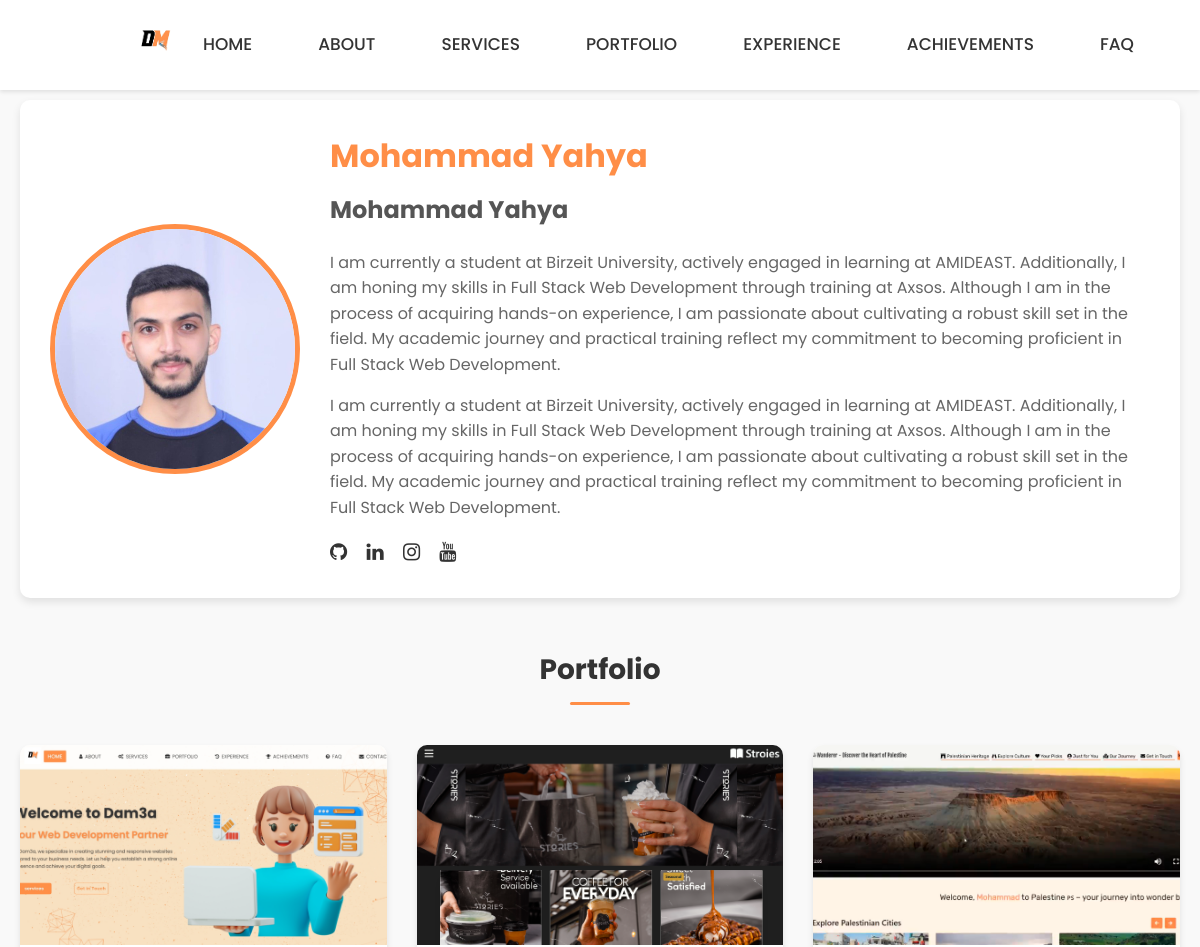
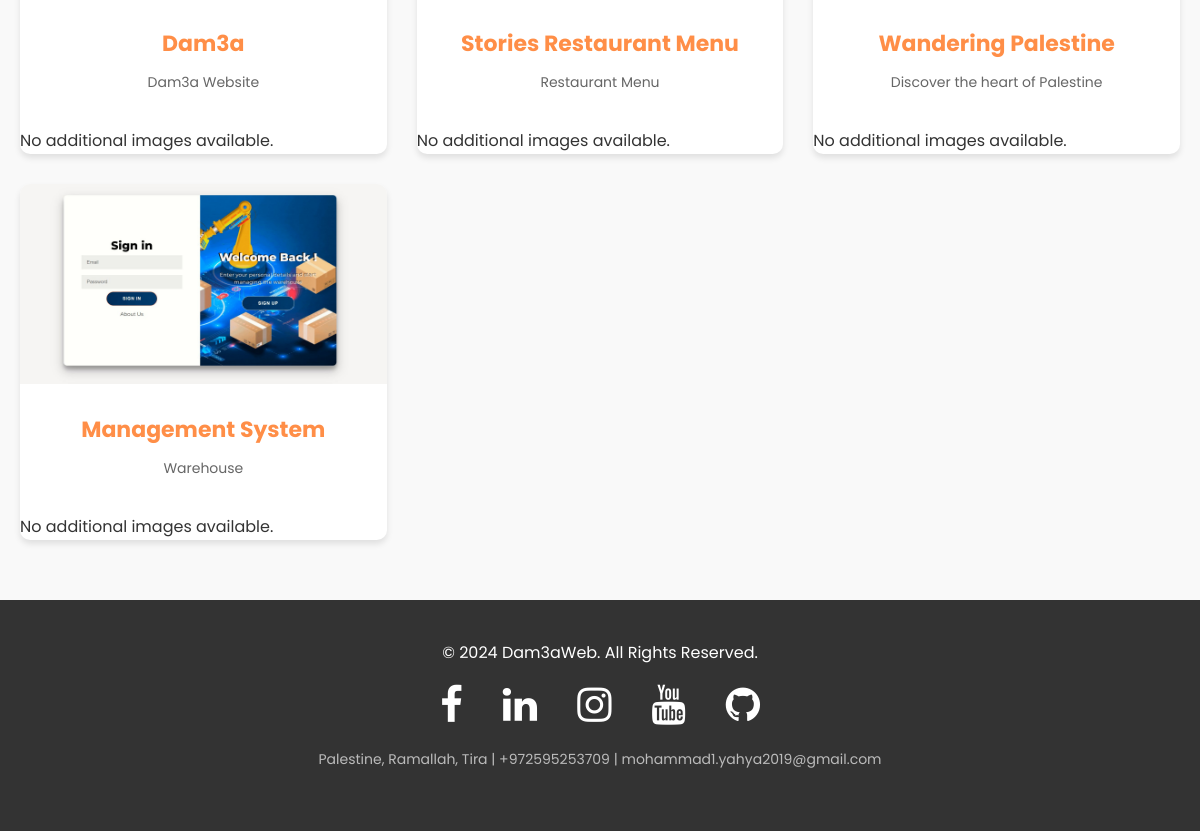
Screenshot of /team-member/15/ with the database file from the repository (2 pictures, top to bottom).
### main/models.py (models this page shows, shortened)
class TeamMember(models.Model):
    name_en = models.CharField(max_length=100)
    name_ar = models.CharField(max_length=100)
    image = models.ImageField(upload_to='team/')
    education_en = models.CharField(max_length=255, blank=True, null=True)
    short_desc_en = models.TextField(blank=True, null=True)
    bio_en = models.TextField(blank=True, null=True)
    bio_ar = models.TextField(blank=True, null=True)
    github = models.URLField(blank=True, null=True)
    linkedin = models.URLField(blank=True, null=True)
    instagram = models.URLField(blank=True, null=True)
    youtube = models.URLField(blank=True, null=True)

class Portfolio(models.Model):
    CATEGORY_CHOICES = [
        ('web', 'Web Development'),
        ('design', 'Design'),
        ('seo', 'SEO'),
    ]
    title_en = models.CharField(max_length=200, verbose_name="Title (English)")
    title_ar = models.CharField(max_length=200, verbose_name="Title (Arabic)")
    description_en = models.TextField(verbose_name="Description (English)")
    description_ar = models.TextField(verbose_name="Description (Arabic)")
    category = models.CharField(max_length=50, choices=CATEGORY_CHOICES, verbose_name="Category")
    image = models.ImageField(upload_to='portfolio/', verbose_name="Project Image")
    created_at = models.DateTimeField(auto_now_add=True, verbose_name="Created At")
    team_members = models.ManyToManyField(TeamMember, related_name='portfolios', blank=True)  # إضافة هذا الحقل
    class Meta:
        verbose_name = "Portfolio"
        verbose_name_plural = "Portfolios"

### main/views.py (the view)
# urls.py: path('team-member/<int:pk>/', views.TeamMemberDetailView.as_view(), name='team_member_detail'),  # مسار جديد
class TeamMemberDetailView(DetailView):
    model = TeamMember
    template_name = 'team_member_detail.html'  # اسم القالب الجديد
    context_object_name = 'member'
    def get_context_data(self, **kwargs):
        context = super().get_context_data(**kwargs)
        context['portfolio'] = self.object.portfolios.all()  # تأكد من علاقة ManyToManyField في النموذج
        return context

### main/templates/team_member_detail.html (shortened to what this page needs)
<!DOCTYPE html>
<html lang="en">
<head>
    {% load static %}
    <link rel="stylesheet" href="{% static 'styles.css' %}">
    <link rel="stylesheet" href="{% static 'team_slider.css' %}">
    <link rel="stylesheet" href="{% static 'interior-design.css' %}">
    <link rel="stylesheet" href="{% static 'services.css' %}">
    <link rel="stylesheet" href="https://cdnjs.cloudflare.com/ajax/libs/font-awesome/4.7.0/css/font-awesome.min.css">
</head>
<body>
    <header class="header-sec">
        <nav>
            <a href="{% url 'index' %}">
                <img src="{% static 'logo.jpg' %}" alt="Logo" class="logo-img">
            </a>
            <ul>
                <li><a href="{% url 'index' %}">Home</a></li>
                <li><a href="#about">About</a></li>
                <li><a href="#services">Services</a></li>
                <li><a href="#portfolio">Portfolio</a></li>
                <li><a href="#projects-experience">Experience</a></li>
                <li><a href="#counters">Achievements</a></li>
                <li><a href="#faq">FAQ</a></li>
                <li><a href="#contact">Contact</a></li>
            </ul>
        </nav>
    </header>
    <section class="team-member-detail" id="team-member-detail">
        <div class="container">
            <div class="member-header">
                <div class="member-image">
                    <img src="{{ member.image.url }}" alt="{{ member.name_en }}">
                </div>
                <div class="member-info">
                    <h1>{{ member.name_en }}</h1>
                    <h2>{{ member.name_ar }}</h2>
                    <p>{{ member.bio_en }}</p>
                    <p>{{ member.bio_ar }}</p>
                    <div class="member-social-links">
                        {% if member.github %}
                            <a href="{{ member.github }}" target="_blank"><i class="fa fa-github"></i></a>
                        {% endif %}
                        {% if member.linkedin %}
                            <a href="{{ member.linkedin }}" target="_blank"><i class="fa fa-linkedin"></i></a>
                        {% endif %}
                        {% if member.instagram %}
                            <a href="{{ member.instagram }}" target="_blank"><i class="fa fa-instagram"></i></a>
                        {% endif %}
                        {% if member.youtube %}
                            <a href="{{ member.youtube }}" target="_blank"><i class="fa fa-youtube"></i></a>
                        {% endif %}
                    </div>
                </div>
            </div>
            <div class="portfolio-section">
                <h2>Portfolio</h2>
                <div class="portfolio-grid">
                    {% for project in portfolio %}
                    <div class="portfolio-item">
                        <img src="{{ project.image.url }}" alt="{{ project.title_en }}">
                        <div class="portfolio-info">
                            <h3>{{ project.title_en }}</h3>
                            <p>{{ project.description_en|truncatewords:20 }}</p>
                        </div>
                        <div class="project-images">
                            {% for image in project.images.all %}
                                <img src="{{ image.image.url }}" alt="{{ image.alt_en }}" class="project-img">
                            {% empty %}
                                <p>No additional images available.</p>
                            {% endfor %}
                        </div>
                    </div>
                    {% endfor %}
                </div>
            </div>
        </div>
    </section>
    <footer class="footer">
        <div class="footer-container">
            <p>&copy; 2024 Dam3aWeb. All Rights Reserved.</p>
            <div class="footer-social-icon">
                <a href="https://www.facebook.com/profile.php?id=100009883903279"><i class="fa fa-facebook fa-2x"></i></a>
                <a href="https://www.linkedin.com/in/mohammad-yahya-912482257/"><i class="fa fa-linkedin fa-2x"></i></a>
                <a href="https://www.instagram.com/mo7ammad.yahya/"><i class="fa fa-instagram fa-2x"></i></a>
                <a href="https://www.youtube.com/@Dam3a-a"><i class="fa fa-youtube fa-2x"></i></a>
                <a href="https://github.com/MohammadYahya2" target="_blank" rel="noopener noreferrer"><i class="fa fa-github fa-2x"></i></a>
            </div>
            <p class="footer-info">Palestine, Ramallah, Tira | +972595253709 | mohammad1.yahya2019@gmail.com</p>
        </div>
    </footer>
</body>
</html>

### static/styles.css (style rules this page uses)
:root { --primary-color: #e99b2e; --secondary-color: #ff7f50; --dark-bg: #1e1e1e; --dark-text: #f0f0f0; --light-bg: #ffffff; --light-text: #333333; --transition-speed: 0.3s; --font-body: 'Nunito Sans', sans-serif; --font-heading: 'Josefin Sans', sans-serif; }
* { margin: 0; padding: 0; box-sizing: border-box; font-family: var(--font-family); }
body { background-color: var(--background-color); color: var(--text-color); transition: background-color var(--transition-speed) ease, color var(--transition-speed) ease; overflow-x: hidden; }
.header-sec { position: fixed; top: 0; left: 0; width: 100%; padding: 20px 80px; display: flex; justify-content: space-between; align-items: center; background: rgba(255, 255, 255, 0.926); backdrop-filter: blur(10px); z-index: 100; transition: background-color var(--transition-speed) ease, box-shadow var(--transition-speed) ease; }
.logo-img { height: 60px; width: auto; margin-left: 20px; cursor: pointer; transition: transform var(--transition-speed) ease, filter var(--transition-speed) ease; }
nav { display: flex; align-items: center; justify-content: space-between; height: 50px; width: 80%; padding: 0 20px; background: transparent; }
nav ul { display: flex; align-items: center; list-style: none; margin: 0; padding: 0; }
nav ul li { margin: 0 10px; position: relative; }
nav ul li a { text-decoration: none; color: var(--text-color); font-size: 17px; padding: 7px 13px; border-radius: 3px; text-transform: uppercase; transition: background var(--transition-speed) ease, color var(--transition-speed) ease, transform var(--transition-speed) ease; }
.portfolio-grid { display: grid; grid-template-columns: repeat(auto-fill, minmax(280px, 1fr)); gap: 30px; }
.portfolio-item { position: relative; overflow: hidden; border-radius: 15px; cursor: pointer; transition: transform var(--transition-speed) ease, box-shadow var(--transition-speed) ease; }
.portfolio-item img { width: 100%; height: 200px; object-fit: cover; transition: transform var(--transition-speed) ease; }
.footer { background: #333; color: #fff; padding: 40px 80px; text-align: center; position: relative; }
.footer-container p { margin-bottom: 20px; font-size: 16px; }
.footer-social-icon { display: flex; justify-content: center; gap: 20px; margin-bottom: 20px; }
.footer-social-icon a { color: var(--primary-color); transition: color var(--transition-speed) ease, transform var(--transition-speed) ease; }
.footer-info { font-size: 14px; color: #ccc; }
html { scroll-behavior: smooth; }
.portfolio-item img { transition: transform 0.5s ease, filter var(--transition-speed) ease; }

### static/interior-design.css (style rules this page uses)
:root { --primary-color: #ff8e47; --secondary-color: #4070F4; --text-color: #333333; --background-color: #f0f4f8; --card-bg: #ffffff; --shadow-color: rgba(0, 0, 0, 0.1); --hover-primary-color: #e07b3c; --hover-secondary-color: #335eea; --transition-duration: 0.3s; --border-radius: 15px; --font-family: 'Poppins', sans-serif; --gradient-bg: linear-gradient(135deg, rgba(255, 142, 71, 0.1), rgba(64, 112, 244, 0.1)); }

### static/services.css (style rules this page uses)
:root { --primary-color: #ff8e47; --secondary-color: #eac14f; --text-color: #ffffff; --background-color: #f7f7f7; --card-bg: #ffffff; --shadow-color: rgba(0, 0, 0, 0.1); --hover-bg-color: #ffbf80; --transition-duration: 0.3s; --border-radius: 15px; --font-body: 'Nunito Sans', sans-serif; --font-heading: 'Josefin Sans', sans-serif; }

### rows the page displays
TeamMember: image (picture), name_en "Mohammad Yahya", name_ar "Mohammad Yahya", bio_en "I am currently a student at Birzeit University, actively engaged in learning at AMIDEAST. Additionally, I am honing my skills in Full Stack Web Development through training at Axsos. Although I am in the process of acquiring hands-on experience, I am passionate about cultivating a robust skill set in the field. My academic journey and practical training reflect my commitment to becoming proficient in Full Stack Web Development.", bio_ar "I am currently a student at Birzeit University, actively engaged in learning at AMIDEAST. Additionally, I am honing my skills in Full Stack Web Development through training at Axsos. Although I am in the process of acquiring hands-on experience, I am passionate about cultivating a robust skill set in the field. My academic journey and practical training reflect my commitment to becoming proficient in Full Stack Web Development."
Portfolio: image (picture), title_en "Dam3a", description_en "Dam3a Website"
Portfolio: image (picture), title_en "Stories Restaurant Menu", description_en "Restaurant Menu"
Portfolio: image (picture), title_en "Wandering Palestine", description_en "Discover the heart of Palestine"
Portfolio: image (picture), title_en "Management System", description_en "Warehouse"
